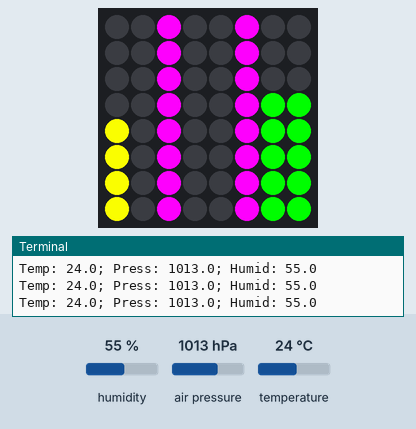
This program was run on a simulated Raspberry Pi (BCM pin numbers) with a Sense HAT. On the bench: the Sense HAT's 8×8 RGB LED matrix, the last lines printed to the terminal. Inputs (shaded band) come from the test bench; at power-on: humidity 55 %, temperature 24 °C, air pressure 1013 hPa.

Above: at 6.2 s.
6.3 s: humidity set to 39 %
At 7.7 s:
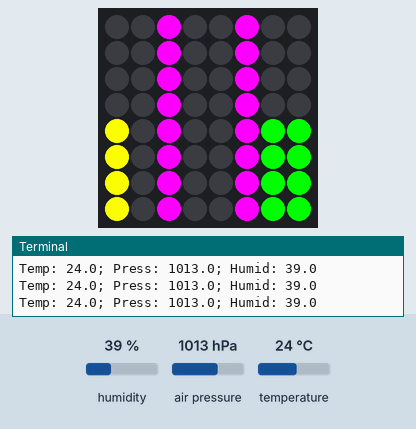
8.0 s: humidity set to 36 %
At 8.7 s:
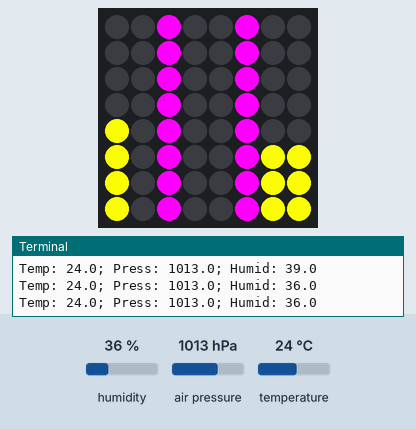
9.5 s: temperature set to 37.5 °C
11.0 s: temperature set to 38.5 °C
At 11.8 s:
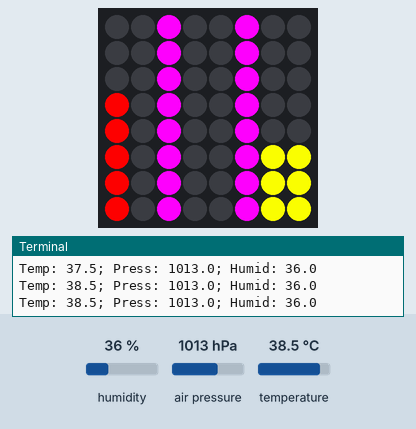
12.6 s: humidity set to 40 %
At 13.8 s:
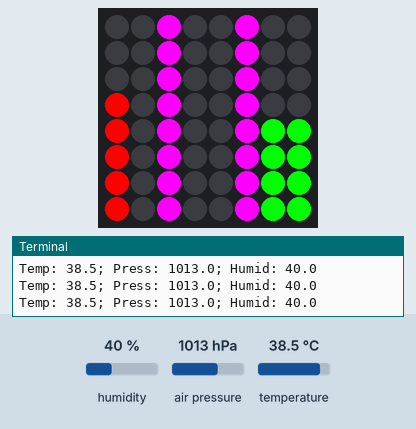
14.1 s: temperature set to 12 °C
At 15.0 s:
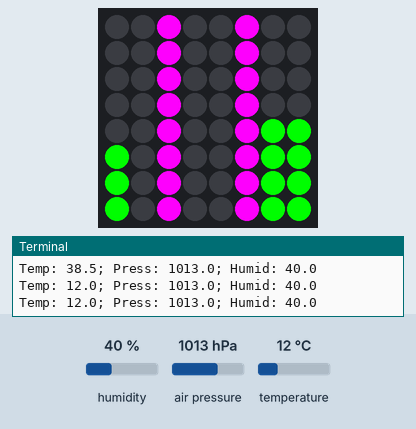
Timing chart, 0 to 16.7 s (numbered marks = the images above; inputs shaded):
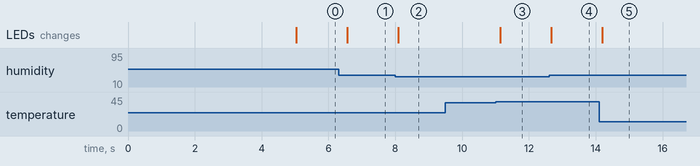

The program:

meteo_basic_v3.py
```python
from sense_emu import SenseHat
import time
sense=SenseHat()

def read_data():
    temperature=round(sense.get_temperature(),1)
    #print(temperature)
    pressure=round(sense.get_pressure(),1)
    #print(pressure)
    humidity=round(sense.get_humidity(),1)
    #print(humidity)

    mjerenje=f'Temp: {temperature}; Press: {pressure}; Humid: {humidity}'
    #sense.show_message(mjerenje)
    print(mjerenje)
    return (temperature, pressure, humidity)


# ispod -10-W, ispod +12-B, ispod +25-G, ispod +35-Y, iznad 35-R
R=(255,0,0)
G=(0,255,0)
B=(0,0,255)
K=(0,0,0)
W=(255,255,255)
Y=(255,255,0)
C=(0,255,255)
M=(255,0,255)

""" v1 citavi ekran
"""
def ispisi_stupac(stupac,boja):
    #sense.clear()
    #stupac=2
    #boja=M
    for red in range(8):
        sense.set_pixel(stupac,red,boja)
    #time.sleep(5)

sense.clear()
ispisi_stupac(2,M)
ispisi_stupac(5,M)
time.sleep(5)

"""
while True:
    T,P,H=read_data()
    if T<-10:
        sense.clear(W)
    elif T<12:
        sense.clear(B)
    elif T<25:
        sense.clear(G)
    elif T<35:
        sense.clear(Y)
    else:
        sense.clear(R)
    time.sleep(0.5)
"""

"""v2
"""
"""
while True:
    T,P,H=read_data()
    if T<-10:
        ispisi_stupac(0,W)
        ispisi_stupac(1,W)
    elif T<12:
        ispisi_stupac(0,B)
        ispisi_stupac(1,B)
    elif T<25:
        ispisi_stupac(0,G)
        ispisi_stupac(1,G)
    elif T<35:
        ispisi_stupac(0,Y)
        ispisi_stupac(1,Y)
    else:
        ispisi_stupac(0,R)
        ispisi_stupac(1,R)
    time.sleep(0.5)
"""


"""v3
Pokusavamo linearno prikazati temperature od -30 do 105°C
Jedan red led na samom dnu (2 ledice uvijek gore)

105
    00
89
    11
72
    22
55
    33
38
    44
21
    55
4
    66
-13
    77
-30
"""
def clear_s(stupac):
    for red in range(8):
        sense.set_pixel(stupac, red, K)

def ispisi_sr(stupac, redak, boja):
    clear_s(stupac)
    pocetni_redak=7-redak
    if pocetni_redak<0:
        pocetni_redak=0
    for red in range(pocetni_redak,8):
        sense.set_pixel(stupac, red, boja)


#sense.clear()
#ispisi_sr(0,0,Y)
#ispisi_sr(1,5,Y)
#time.sleep(0.5)


while True:
    T,P,H=read_data()
    if T<-13:
        ispisi_sr(0,0,W)
    elif T<4:
        ispisi_sr(0,1,B)
    elif T<21:
        ispisi_sr(0,2,G)
    elif T<38:
        ispisi_sr(0,3,Y)
    elif T<55:
        ispisi_sr(0,4,R)
    elif T<72:
        ispisi_sr(0,5,R)
    elif T<89:
        ispisi_sr(0,6,R)
    else:
        ispisi_sr(0,7,M)

    H*=10
    H=int(H)
    Hled=H//125
    Hboja=[Y, Y, Y, G, G, G, B, B, B]
    ispisi_sr(6,Hled,Hboja[Hled])
    ispisi_sr(7,Hled,Hboja[Hled])

    time.sleep(0.5)


'''
    100/8=12,5% po 1 led
    0..12.4999 - 1led
    12.5.. 24.9999 - 2led
    ...
    87.5.. 100.00 - 8led
    izmjereniH = 67%
    izmjereniH*=10
    izmjereniH #670
    index_led=izmjereniH//125 #670//125 625//125=5 670//125=5 750->6
    50% - 50//125 ->0   1000//125 -> 8 (NE POSTOJI!!!)
'''
# https://pastebin.com/TX8cjt0q
# P - 260 - 1260
# H - 0 - 100
```

Measured:
- the behaviour switches between 38 and 37 % on humidity (found by bisection; images 1 and 2)
- the behaviour switches between 37.9 and 38 °C on temperature (found by bisection; images 2 and 3)
- after the input at 6.3 s, the LEDs: change after 0.26 s (image 1)
- after the input at 8.0 s, the LEDs: change after 0.09 s (image 2)
- after the input at 11.0 s, the LEDs: change after 0.14 s (image 3)
- after the input at 12.6 s, the LEDs: change after 0.07 s (image 4)
- after the input at 14.1 s, the LEDs: change after 0.10 s (image 5)
